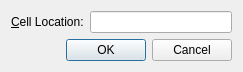
<?xml version="1.0" encoding="UTF-8"?>
<ui version="4.0">
 <class>GoToCellDialog</class>
 <widget class="QDialog" name="GoToCellDialog">
  <property name="geometry">
   <rect>
    <x>0</x>
    <y>0</y>
    <width>243</width>
    <height>71</height>
   </rect>
  </property>
  <property name="windowTitle">
   <string extracomment="Go to Cell">Go to  Cell</string>
  </property>
  <layout class="QVBoxLayout" name="verticalLayout">
   <item>
    <layout class="QHBoxLayout" name="horizontalLayout">
     <item>
      <widget class="QLabel" name="label">
       <property name="text">
        <string>&amp;Cell Location:</string>
       </property>
       <property name="buddy">
        <cstring>lineEdit</cstring>
       </property>
      </widget>
     </item>
     <item>
      <widget class="QLineEdit" name="lineEdit"/>
     </item>
    </layout>
   </item>
   <item>
    <layout class="QHBoxLayout" name="horizontalLayout_2">
     <item>
      <spacer name="horizontalSpacer">
       <property name="orientation">
        <enum>Qt::Horizontal</enum>
       </property>
       <property name="sizeHint" stdset="0">
        <size>
         <width>40</width>
         <height>20</height>
        </size>
       </property>
      </spacer>
     </item>
     <item>
      <widget class="QPushButton" name="okButton">
       <property name="text">
        <string>OK</string>
       </property>
      </widget>
     </item>
     <item>
      <widget class="QPushButton" name="cancelButton">
       <property name="text">
        <string>Cancel</string>
       </property>
      </widget>
     </item>
    </layout>
   </item>
  </layout>
 </widget>
 <resources/>
 <connections/>
</ui>
